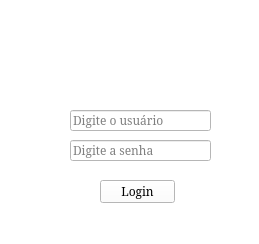
<?xml version="1.0" encoding="UTF-8"?>
<ui version="4.0">
 <class>mwLogin</class>
 <widget class="QMainWindow" name="mwLogin">
  <property name="geometry">
   <rect>
    <x>0</x>
    <y>0</y>
    <width>259</width>
    <height>244</height>
   </rect>
  </property>
  <property name="minimumSize">
   <size>
    <width>259</width>
    <height>244</height>
   </size>
  </property>
  <property name="maximumSize">
   <size>
    <width>259</width>
    <height>244</height>
   </size>
  </property>
  <property name="windowTitle">
   <string>MySaga - Login</string>
  </property>
  <property name="windowIcon">
   <iconset>
    <normaloff>images/mySaga - icon.jpg</normaloff>images/mySaga - icon.jpg</iconset>
  </property>
  <property name="styleSheet">
   <string notr="true">background-color: rgb(255, 255, 255);</string>
  </property>
  <widget class="QWidget" name="centralwidget">
   <widget class="QLineEdit" name="leUser">
    <property name="geometry">
     <rect>
      <x>70</x>
      <y>110</y>
      <width>141</width>
      <height>21</height>
     </rect>
    </property>
    <property name="font">
     <font>
      <family>Noto Serif</family>
     </font>
    </property>
    <property name="text">
     <string/>
    </property>
    <property name="placeholderText">
     <string>Digite o usuário</string>
    </property>
   </widget>
   <widget class="QLineEdit" name="lePassword">
    <property name="geometry">
     <rect>
      <x>70</x>
      <y>140</y>
      <width>141</width>
      <height>21</height>
     </rect>
    </property>
    <property name="font">
     <font>
      <family>Noto Serif</family>
     </font>
    </property>
    <property name="text">
     <string/>
    </property>
    <property name="echoMode">
     <enum>QLineEdit::Password</enum>
    </property>
    <property name="placeholderText">
     <string>Digite a senha</string>
    </property>
   </widget>
   <widget class="QPushButton" name="pbLogin">
    <property name="geometry">
     <rect>
      <x>100</x>
      <y>180</y>
      <width>75</width>
      <height>23</height>
     </rect>
    </property>
    <property name="font">
     <font>
      <family>Noto Serif</family>
      <weight>50</weight>
      <italic>false</italic>
      <bold>false</bold>
      <underline>false</underline>
     </font>
    </property>
    <property name="text">
     <string>Login</string>
    </property>
   </widget>
   <widget class="QLabel" name="label">
    <property name="geometry">
     <rect>
      <x>40</x>
      <y>110</y>
      <width>21</width>
      <height>21</height>
     </rect>
    </property>
    <property name="text">
     <string/>
    </property>
    <property name="pixmap">
     <pixmap>images/user.png</pixmap>
    </property>
    <property name="scaledContents">
     <bool>true</bool>
    </property>
   </widget>
   <widget class="QLabel" name="label_2">
    <property name="geometry">
     <rect>
      <x>30</x>
      <y>140</y>
      <width>41</width>
      <height>21</height>
     </rect>
    </property>
    <property name="text">
     <string/>
    </property>
    <property name="pixmap">
     <pixmap>images/password.png</pixmap>
    </property>
    <property name="scaledContents">
     <bool>true</bool>
    </property>
   </widget>
   <widget class="QLabel" name="imgMySaga">
    <property name="geometry">
     <rect>
      <x>95</x>
      <y>30</y>
      <width>71</width>
      <height>61</height>
     </rect>
    </property>
    <property name="autoFillBackground">
     <bool>false</bool>
    </property>
    <property name="text">
     <string/>
    </property>
    <property name="pixmap">
     <pixmap>images/mySaga.jpg</pixmap>
    </property>
    <property name="scaledContents">
     <bool>true</bool>
    </property>
   </widget>
   <zorder>label_2</zorder>
   <zorder>leUser</zorder>
   <zorder>lePassword</zorder>
   <zorder>pbLogin</zorder>
   <zorder>label</zorder>
   <zorder>imgMySaga</zorder>
  </widget>
 </widget>
 <resources>
  <include location="images/mysaga.qrc"/>
 </resources>
 <connections/>
</ui>
